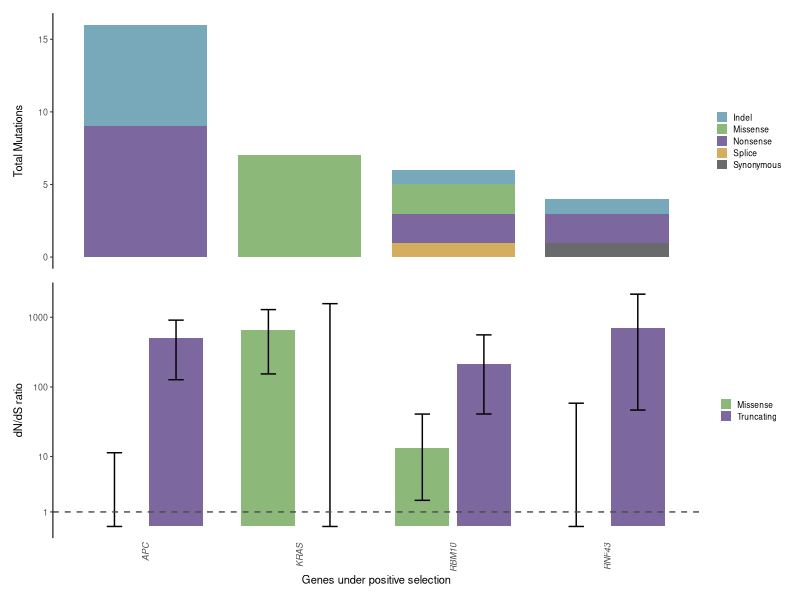

This chart was generated by the following R code:
library(readr)
library(dplyr)
library(tidyr)
library(ggplot2)
library(patchwork)

#### Prep ####
# Read in data
nprog <- read_tsv("data/variants/dndscv/dndscv_genes_non_prog_pre.tsv")
nprog_ci <- read_tsv("data/variants/dndscv/non_prog_pre_gene_ci.tsv") |>
    filter(!gene == "TP53")

# Filter and reshape data
muts_df <- nprog |>
  select(gene_name, n_syn, n_mis, n_non, n_spl, n_ind, qglobal_cv) |>
  filter(qglobal_cv < 0.05) |>
  pivot_longer(
    cols = starts_with("n_"),
    names_to = "mutation_type",
    values_to = "count"
  ) |>
  mutate(
    mutation_type = recode(mutation_type,
      n_syn = "Synonymous", n_mis = "Missense", n_non = "Nonsense",
      n_spl = "Splice", n_ind = "Indel"
    )
  )

ci_df <- nprog_ci |>
  rename(gene_name = gene) |>
  tidyr::pivot_longer(cols = starts_with(c("mis", "tru")),
                      names_to = c("type", ".value"),
                      names_pattern = "(mis|tru)_(.*)") |>
  mutate(type = dplyr::recode(type,
                         "mis" = "Missense",
                         "tru" = "Truncating")
        )

# Set order of genes
genes_order <- muts_df |>
    arrange(qglobal_cv) |>
    pull(gene_name) |>
    unique()

muts_df <- muts_df |>
    mutate(gene_name = factor(gene_name, labels = genes_order))

ci_df <- ci_df |>
    mutate(gene_name = factor(gene_name, labels = genes_order))


# Define colour palette
mutation_colours <- c(
  "Missense"   = "#8cb87aff",  
  "Truncating" = "#7c679eff",
  "Indel" = "#77a9baff",
  "Nonsense" = "#7c679eff",
  "Splice" = "#d5ad5eff",
  "Synonymous" ="#696a6bff"
)

# Counts barplot
counts_barplot <- ggplot(muts_df, aes(x = gene_name, y = count, fill = mutation_type)) +
  geom_col(width = 0.8) +
  scale_fill_manual(values = mutation_colours) +
  labs(
    x = NULL,
    y = "Total Mutations",
    fill = NULL
  ) +
  theme_classic(base_size = 8) +
  theme(
    axis.text.x = element_blank(),
    axis.line.x = element_blank(),
    axis.ticks.x = element_blank(),
    legend.position = "right",
    legend.text  = element_text(size = 6),
    legend.key.size = unit(0.3, "cm")  
  )

# dnds ratios barplot
# Plot
ci_barplot <- ggplot(ci_df, aes(x = gene_name, y = mle, fill = type)) +
  geom_col(position = position_dodge(width = 0.8), width = 0.7) +
  geom_errorbar(
    aes(ymin = low, ymax = high),
    position = position_dodge(width = 0.8),
    width = 0.2
  ) +
    geom_hline(yintercept = 1, linetype = "dashed", colour = "grey30") +
  scale_fill_manual(values = mutation_colours) +
  scale_y_log10(trans = "pseudo_log", breaks = c(1, 10, 100, 1000, 10000)) +
  labs(
    x = "Genes under positive selection",
    y = "dN/dS ratio",
    fill = NULL
  ) +
  theme_classic(base_size = 8) +
  theme(
    axis.text.x = element_text(angle = 90, hjust = 1, vjust = 0.5, face = "italic"),
    axis.line.x = element_blank(),
    axis.ticks.x = element_blank(),
    legend.position = "right",
    legend.text  = element_text(size = 6),
    legend.key.size = unit(0.3, "cm")
  )

# Combine plots
combined_plot <- counts_barplot / ci_barplot + plot_layout(heights = c(1, 1))

ggsave("plots/dndscv/precursors/dndscv_n_progressors_plot.png",
        plot = combined_plot, height = 3, width = 3.2, dpi = 300)
